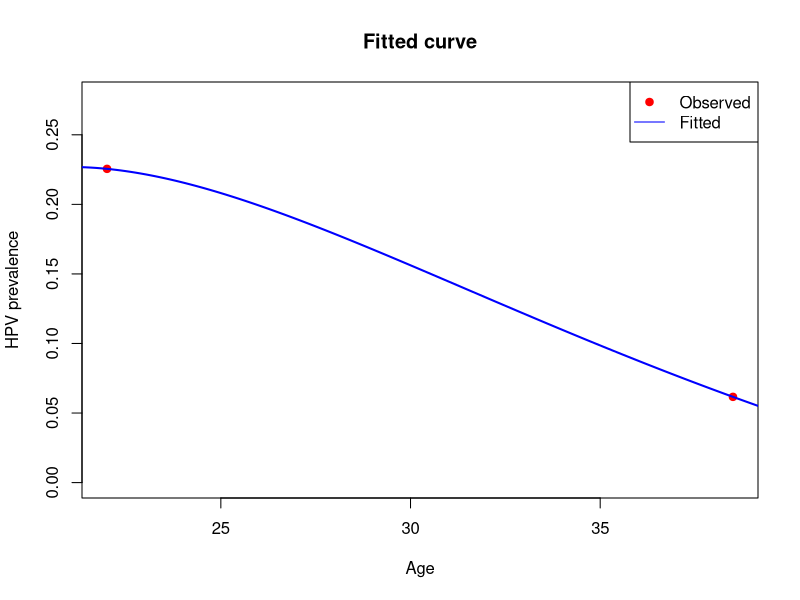

Write the R code that produced this figure.

x <- c(22, 38.5)              
n_total <- c(1011, 1217)      
y_infected <- round(c(228, 75))

x0 <- 12                              
n_power <- 1                         
f_model <- function(x, A, B, C) {
  d <- x - x0
  B + (A * d^n_power - B) * exp(-C * d)
}

neg_log_likelihood <- function(par) {
  A <- par[1]
  B <- par[2]
  C <- par[3]
  
  p <- f_model(x, A, B, C)
  p <- pmax(pmin(p, 1 - 1e-6), 1e-6)  
  
  -sum(y_infected * log(p) + (n_total - y_infected) * log(1 - p))
}

result <- optim(
  par = c(0.01, 0.1, 0.1),       
  fn = neg_log_likelihood,      
  method = "BFGS"
)

cat("A =", result$par[1], "\n")
cat("B =", result$par[2], "\n")
cat("C =", result$par[3], "\n")
curve_x <- seq(14, 40, length.out = 200)
fitted_p <- f_model(curve_x, result$par[1], result$par[2], result$par[3])

plot(x, y_infected / n_total, col = "red", pch = 19,
     ylim = c(0, max(y_infected / n_total, fitted_p) + 0.05),
     xlab = "Age", ylab = "HPV prevalence",
     main = "Fitted curve")
lines(curve_x, fitted_p, col = "blue", lwd = 2)
legend("topright", legend = c("Observed", "Fitted"),
       col = c("red", "blue"), pch = c(19, NA), lty = c(NA, 1))







